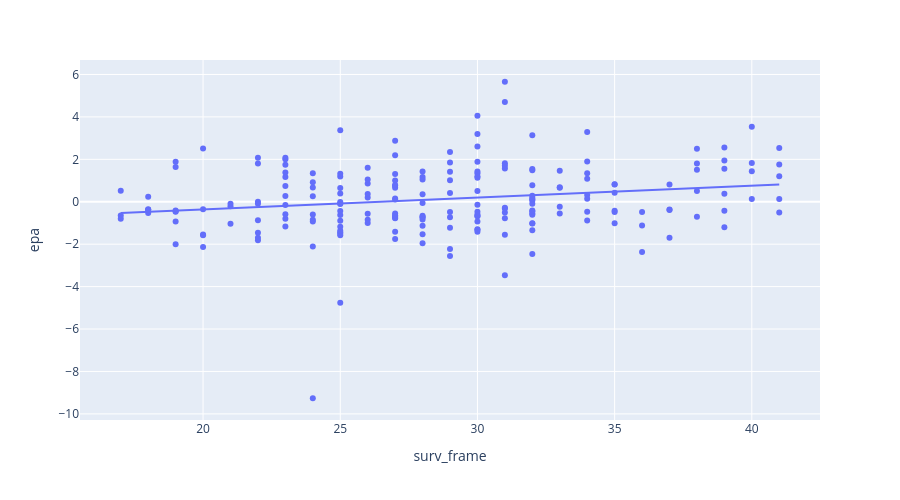

The notebook cell this image was saved under:
### Code cell
px.scatter(
    plays_with_collapse[
        plays_with_collapse.surv_frame.between(p05, p95)
        & (plays_with_collapse.possessionTeam == "PHI")
    ],
    x="surv_frame",
    y="epa",
    height=500,
    trendline="ols",
)

### Figure 1 — Plotly figure (JSON) as saved in the notebook; plotly's stock layout.template omitted (floating-point values rounded to 4 significant figures; data arrays with more than 128 entries replaced by an {"elided": "..."} marker saying what was removed)
{"data": [{"hovertemplate": "surv_frame=%{x}<br>epa=%{y}<extra></extra>", "legendgroup": "", "marker": {"color": "#636efa", "symbol": "circle"}, "mode": "markers", "name": "", "orientation": "v", "showlegend": false, "type": "scatter", "x": {"elided": "206 int values"}, "xaxis": "x", "y": {"elided": "206 float values"}, "yaxis": "y"}, {"hovertemplate": "<b>OLS trendline</b><br>epa = 0.055833 * surv_frame + -1.47845<br>R<sup>2</sup>=0.041787<br><br>surv_frame=%{x}<br>epa=%{y} <b>(trend)</b><extra></extra>", "legendgroup": "", "marker": {"color": "#636efa", "symbol": "circle"}, "mode": "lines", "name": "", "showlegend": false, "type": "scatter", "x": {"elided": "206 int values"}, "xaxis": "x", "y": {"elided": "206 float values"}, "yaxis": "y"}], "layout": {"height": 500, "legend": {"tracegroupgap": 0}, "margin": {"t": 60}, "xaxis": {"anchor": "y", "domain": [0, 1], "title": {"text": "surv_frame"}}, "yaxis": {"anchor": "x", "domain": [0, 1], "title": {"text": "epa"}}}}
